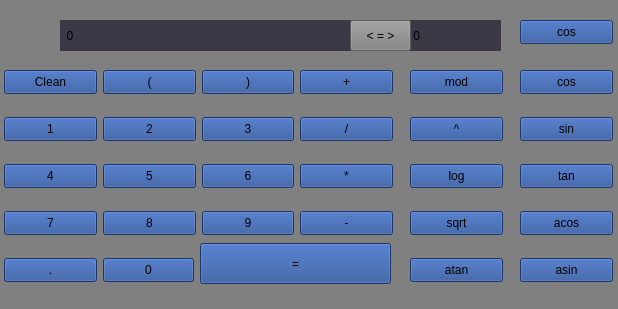
<?xml version="1.0" encoding="UTF-8"?>
<ui version="4.0">
 <class>MainWindow</class>
 <widget class="QMainWindow" name="MainWindow">
  <property name="geometry">
   <rect>
    <x>0</x>
    <y>0</y>
    <width>618</width>
    <height>309</height>
   </rect>
  </property>
  <property name="windowTitle">
   <string>MainWindow</string>
  </property>
  <property name="styleSheet">
   <string notr="true">background-color: grey</string>
  </property>
  <widget class="QWidget" name="centralwidget">
   <widget class="QPushButton" name="pushButton_6_">
    <property name="geometry">
     <rect>
      <x>202</x>
      <y>164</y>
      <width>92</width>
      <height>24</height>
     </rect>
    </property>
    <property name="styleSheet">
     <string notr="true">font: 700 10pt &quot;Bitstream Vera Sans&quot;;
background-color: rgb(35, 74, 148);</string>
    </property>
    <property name="text">
     <string>6</string>
    </property>
   </widget>
   <widget class="QPushButton" name="pushButton_div">
    <property name="geometry">
     <rect>
      <x>300</x>
      <y>117</y>
      <width>93</width>
      <height>24</height>
     </rect>
    </property>
    <property name="styleSheet">
     <string notr="true">font: 700 10pt &quot;Bitstream Vera Sans&quot;;
background-color: rgb(35, 74, 148);</string>
    </property>
    <property name="text">
     <string>/</string>
    </property>
   </widget>
   <widget class="QPushButton" name="pushButton_5_">
    <property name="geometry">
     <rect>
      <x>103</x>
      <y>164</y>
      <width>93</width>
      <height>24</height>
     </rect>
    </property>
    <property name="styleSheet">
     <string notr="true">font: 700 10pt &quot;Bitstream Vera Sans&quot;;
background-color: rgb(35, 74, 148);</string>
    </property>
    <property name="text">
     <string>5</string>
    </property>
   </widget>
   <widget class="QPushButton" name="pushButton_open_">
    <property name="geometry">
     <rect>
      <x>103</x>
      <y>70</y>
      <width>93</width>
      <height>24</height>
     </rect>
    </property>
    <property name="styleSheet">
     <string notr="true">font: 700 10pt &quot;Bitstream Vera Sans&quot;;
background-color: rgb(35, 74, 148);</string>
    </property>
    <property name="text">
     <string>(</string>
    </property>
   </widget>
   <widget class="QPushButton" name="pushButton_8">
    <property name="geometry">
     <rect>
      <x>103</x>
      <y>211</y>
      <width>93</width>
      <height>24</height>
     </rect>
    </property>
    <property name="styleSheet">
     <string notr="true">font: 700 10pt &quot;Bitstream Vera Sans&quot;;
background-color: rgb(35, 74, 148);</string>
    </property>
    <property name="text">
     <string>8</string>
    </property>
   </widget>
   <widget class="QPushButton" name="pushButton_3">
    <property name="geometry">
     <rect>
      <x>202</x>
      <y>117</y>
      <width>92</width>
      <height>24</height>
     </rect>
    </property>
    <property name="styleSheet">
     <string notr="true">font: 700 10pt &quot;Bitstream Vera Sans&quot;;
background-color: rgb(35, 74, 148);</string>
    </property>
    <property name="text">
     <string>3</string>
    </property>
   </widget>
   <widget class="QPushButton" name="pushButton_mult">
    <property name="geometry">
     <rect>
      <x>300</x>
      <y>164</y>
      <width>93</width>
      <height>24</height>
     </rect>
    </property>
    <property name="styleSheet">
     <string notr="true">font: 700 10pt &quot;Bitstream Vera Sans&quot;;
background-color: rgb(35, 74, 148);</string>
    </property>
    <property name="text">
     <string>*</string>
    </property>
   </widget>
   <widget class="QPushButton" name="pushButton_point">
    <property name="geometry">
     <rect>
      <x>4</x>
      <y>258</y>
      <width>93</width>
      <height>24</height>
     </rect>
    </property>
    <property name="styleSheet">
     <string notr="true">font: 700 10pt &quot;Bitstream Vera Sans&quot;;
background-color: rgb(35, 74, 148);</string>
    </property>
    <property name="text">
     <string>.</string>
    </property>
   </widget>
   <widget class="QPushButton" name="pushButton_7">
    <property name="geometry">
     <rect>
      <x>4</x>
      <y>211</y>
      <width>93</width>
      <height>24</height>
     </rect>
    </property>
    <property name="styleSheet">
     <string notr="true">font: 700 10pt &quot;Bitstream Vera Sans&quot;;
background-color: rgb(35, 74, 148);</string>
    </property>
    <property name="text">
     <string>7</string>
    </property>
   </widget>
   <widget class="QPushButton" name="pushButton_close_">
    <property name="geometry">
     <rect>
      <x>202</x>
      <y>70</y>
      <width>92</width>
      <height>24</height>
     </rect>
    </property>
    <property name="styleSheet">
     <string notr="true">font: 700 10pt &quot;Bitstream Vera Sans&quot;;
background-color: rgb(35, 74, 148);</string>
    </property>
    <property name="text">
     <string>)</string>
    </property>
   </widget>
   <widget class="QPushButton" name="pushButton_qverty">
    <property name="geometry">
     <rect>
      <x>200</x>
      <y>243</y>
      <width>191</width>
      <height>41</height>
     </rect>
    </property>
    <property name="styleSheet">
     <string notr="true">font: 700 10pt &quot;Bitstream Vera Sans&quot;;
background-color: rgb(35, 74, 148);</string>
    </property>
    <property name="text">
     <string>=</string>
    </property>
   </widget>
   <widget class="QPushButton" name="pushButton_1">
    <property name="geometry">
     <rect>
      <x>4</x>
      <y>117</y>
      <width>93</width>
      <height>24</height>
     </rect>
    </property>
    <property name="styleSheet">
     <string notr="true">font: 700 10pt &quot;Bitstream Vera Sans&quot;;
background-color: rgb(35, 74, 148);</string>
    </property>
    <property name="text">
     <string>1</string>
    </property>
   </widget>
   <widget class="QPushButton" name="pushButton_4_">
    <property name="geometry">
     <rect>
      <x>4</x>
      <y>164</y>
      <width>93</width>
      <height>24</height>
     </rect>
    </property>
    <property name="styleSheet">
     <string notr="true">font: 700 10pt &quot;Bitstream Vera Sans&quot;;
background-color: rgb(35, 74, 148);</string>
    </property>
    <property name="text">
     <string>4</string>
    </property>
   </widget>
   <widget class="QPushButton" name="pushButton_minus">
    <property name="geometry">
     <rect>
      <x>300</x>
      <y>211</y>
      <width>93</width>
      <height>24</height>
     </rect>
    </property>
    <property name="styleSheet">
     <string notr="true">font: 700 10pt &quot;Bitstream Vera Sans&quot;;
background-color: rgb(35, 74, 148);</string>
    </property>
    <property name="text">
     <string>-</string>
    </property>
   </widget>
   <widget class="QPushButton" name="pushButton_2_">
    <property name="geometry">
     <rect>
      <x>103</x>
      <y>117</y>
      <width>93</width>
      <height>24</height>
     </rect>
    </property>
    <property name="styleSheet">
     <string notr="true">font: 700 10pt &quot;Bitstream Vera Sans&quot;;
background-color: rgb(35, 74, 148);</string>
    </property>
    <property name="text">
     <string>2</string>
    </property>
   </widget>
   <widget class="QPushButton" name="pushButton_0">
    <property name="geometry">
     <rect>
      <x>103</x>
      <y>258</y>
      <width>91</width>
      <height>24</height>
     </rect>
    </property>
    <property name="styleSheet">
     <string notr="true">font: 700 10pt &quot;Bitstream Vera Sans&quot;;
background-color: rgb(35, 74, 148);</string>
    </property>
    <property name="text">
     <string>0</string>
    </property>
   </widget>
   <widget class="QPushButton" name="pushButton_C">
    <property name="geometry">
     <rect>
      <x>4</x>
      <y>70</y>
      <width>93</width>
      <height>24</height>
     </rect>
    </property>
    <property name="styleSheet">
     <string notr="true">font: 700 10pt &quot;Bitstream Vera Sans&quot;;
background-color: rgb(35, 74, 148);</string>
    </property>
    <property name="text">
     <string>Clean</string>
    </property>
   </widget>
   <widget class="QPushButton" name="pushButton_9">
    <property name="geometry">
     <rect>
      <x>202</x>
      <y>211</y>
      <width>92</width>
      <height>24</height>
     </rect>
    </property>
    <property name="styleSheet">
     <string notr="true">font: 700 10pt &quot;Bitstream Vera Sans&quot;;
background-color: rgb(35, 74, 148);</string>
    </property>
    <property name="text">
     <string>9</string>
    </property>
   </widget>
   <widget class="QPushButton" name="pushButton_plus">
    <property name="geometry">
     <rect>
      <x>300</x>
      <y>70</y>
      <width>93</width>
      <height>24</height>
     </rect>
    </property>
    <property name="styleSheet">
     <string notr="true">font: 700 10pt &quot;Bitstream Vera Sans&quot;;
background-color: rgb(35, 74, 148);</string>
    </property>
    <property name="text">
     <string>+</string>
    </property>
   </widget>
   <widget class="QLabel" name="label">
    <property name="geometry">
     <rect>
      <x>60</x>
      <y>20</y>
      <width>291</width>
      <height>31</height>
     </rect>
    </property>
    <property name="styleSheet">
     <string notr="true">background-color: rgb(61, 56, 70);
border-color: rgb(97, 53, 131);
border: 2px;</string>
    </property>
    <property name="text">
     <string>  0</string>
    </property>
   </widget>
   <widget class="QPushButton" name="pushButton_log">
    <property name="geometry">
     <rect>
      <x>410</x>
      <y>164</y>
      <width>93</width>
      <height>24</height>
     </rect>
    </property>
    <property name="styleSheet">
     <string notr="true">font: 700 10pt &quot;Bitstream Vera Sans&quot;;
background-color: rgb(35, 74, 148);</string>
    </property>
    <property name="text">
     <string>log</string>
    </property>
   </widget>
   <widget class="QPushButton" name="pushButton_atan">
    <property name="geometry">
     <rect>
      <x>410</x>
      <y>258</y>
      <width>93</width>
      <height>24</height>
     </rect>
    </property>
    <property name="styleSheet">
     <string notr="true">font: 700 10pt &quot;Bitstream Vera Sans&quot;;
background-color: rgb(35, 74, 148);</string>
    </property>
    <property name="text">
     <string>atan</string>
    </property>
   </widget>
   <widget class="QPushButton" name="pushButton_C_2">
    <property name="geometry">
     <rect>
      <x>410</x>
      <y>70</y>
      <width>93</width>
      <height>24</height>
     </rect>
    </property>
    <property name="styleSheet">
     <string notr="true">font: 700 10pt &quot;Bitstream Vera Sans&quot;;
background-color: rgb(35, 74, 148);</string>
    </property>
    <property name="text">
     <string>mod</string>
    </property>
   </widget>
   <widget class="QPushButton" name="pushButton_sqrt">
    <property name="geometry">
     <rect>
      <x>410</x>
      <y>211</y>
      <width>93</width>
      <height>24</height>
     </rect>
    </property>
    <property name="styleSheet">
     <string notr="true">font: 700 10pt &quot;Bitstream Vera Sans&quot;;
background-color: rgb(35, 74, 148);</string>
    </property>
    <property name="text">
     <string>sqrt</string>
    </property>
   </widget>
   <widget class="QPushButton" name="pushButton_pow">
    <property name="geometry">
     <rect>
      <x>410</x>
      <y>117</y>
      <width>93</width>
      <height>24</height>
     </rect>
    </property>
    <property name="styleSheet">
     <string notr="true">font: 700 10pt &quot;Bitstream Vera Sans&quot;;
background-color: rgb(35, 74, 148);</string>
    </property>
    <property name="text">
     <string>^</string>
    </property>
   </widget>
   <widget class="QPushButton" name="pushButton_tan">
    <property name="geometry">
     <rect>
      <x>520</x>
      <y>164</y>
      <width>93</width>
      <height>24</height>
     </rect>
    </property>
    <property name="styleSheet">
     <string notr="true">font: 700 10pt &quot;Bitstream Vera Sans&quot;;
background-color: rgb(35, 74, 148);</string>
    </property>
    <property name="text">
     <string>tan</string>
    </property>
   </widget>
   <widget class="QPushButton" name="pushButton_asin">
    <property name="geometry">
     <rect>
      <x>520</x>
      <y>258</y>
      <width>93</width>
      <height>24</height>
     </rect>
    </property>
    <property name="styleSheet">
     <string notr="true">font: 700 10pt &quot;Bitstream Vera Sans&quot;;
background-color: rgb(35, 74, 148);</string>
    </property>
    <property name="text">
     <string>asin</string>
    </property>
   </widget>
   <widget class="QPushButton" name="pushButton_C_3">
    <property name="geometry">
     <rect>
      <x>520</x>
      <y>70</y>
      <width>93</width>
      <height>24</height>
     </rect>
    </property>
    <property name="styleSheet">
     <string notr="true">font: 700 10pt &quot;Bitstream Vera Sans&quot;;
background-color: rgb(35, 74, 148);</string>
    </property>
    <property name="text">
     <string>cos</string>
    </property>
   </widget>
   <widget class="QPushButton" name="pushButton_acos">
    <property name="geometry">
     <rect>
      <x>520</x>
      <y>211</y>
      <width>93</width>
      <height>24</height>
     </rect>
    </property>
    <property name="styleSheet">
     <string notr="true">font: 700 10pt &quot;Bitstream Vera Sans&quot;;
background-color: rgb(35, 74, 148);</string>
    </property>
    <property name="text">
     <string>acos</string>
    </property>
   </widget>
   <widget class="QPushButton" name="pushButton_sin">
    <property name="geometry">
     <rect>
      <x>520</x>
      <y>117</y>
      <width>93</width>
      <height>24</height>
     </rect>
    </property>
    <property name="styleSheet">
     <string notr="true">font: 700 10pt &quot;Bitstream Vera Sans&quot;;
background-color: rgb(35, 74, 148);</string>
    </property>
    <property name="text">
     <string>sin</string>
    </property>
   </widget>
   <widget class="QPushButton" name="pushButton_cos">
    <property name="geometry">
     <rect>
      <x>520</x>
      <y>20</y>
      <width>93</width>
      <height>24</height>
     </rect>
    </property>
    <property name="styleSheet">
     <string notr="true">font: 700 10pt &quot;Bitstream Vera Sans&quot;;
background-color: rgb(35, 74, 148);</string>
    </property>
    <property name="text">
     <string>cos</string>
    </property>
   </widget>
   <widget class="QLabel" name="label_2">
    <property name="geometry">
     <rect>
      <x>410</x>
      <y>20</y>
      <width>91</width>
      <height>31</height>
     </rect>
    </property>
    <property name="styleSheet">
     <string notr="true">
background-color: rgb(61, 56, 70);</string>
    </property>
    <property name="text">
     <string> 0</string>
    </property>
   </widget>
   <widget class="QPushButton" name="xlab">
    <property name="geometry">
     <rect>
      <x>350</x>
      <y>20</y>
      <width>61</width>
      <height>31</height>
     </rect>
    </property>
    <property name="text">
     <string>&lt; = &gt;</string>
    </property>
   </widget>
  </widget>
 </widget>
 <resources/>
 <connections/>
</ui>
